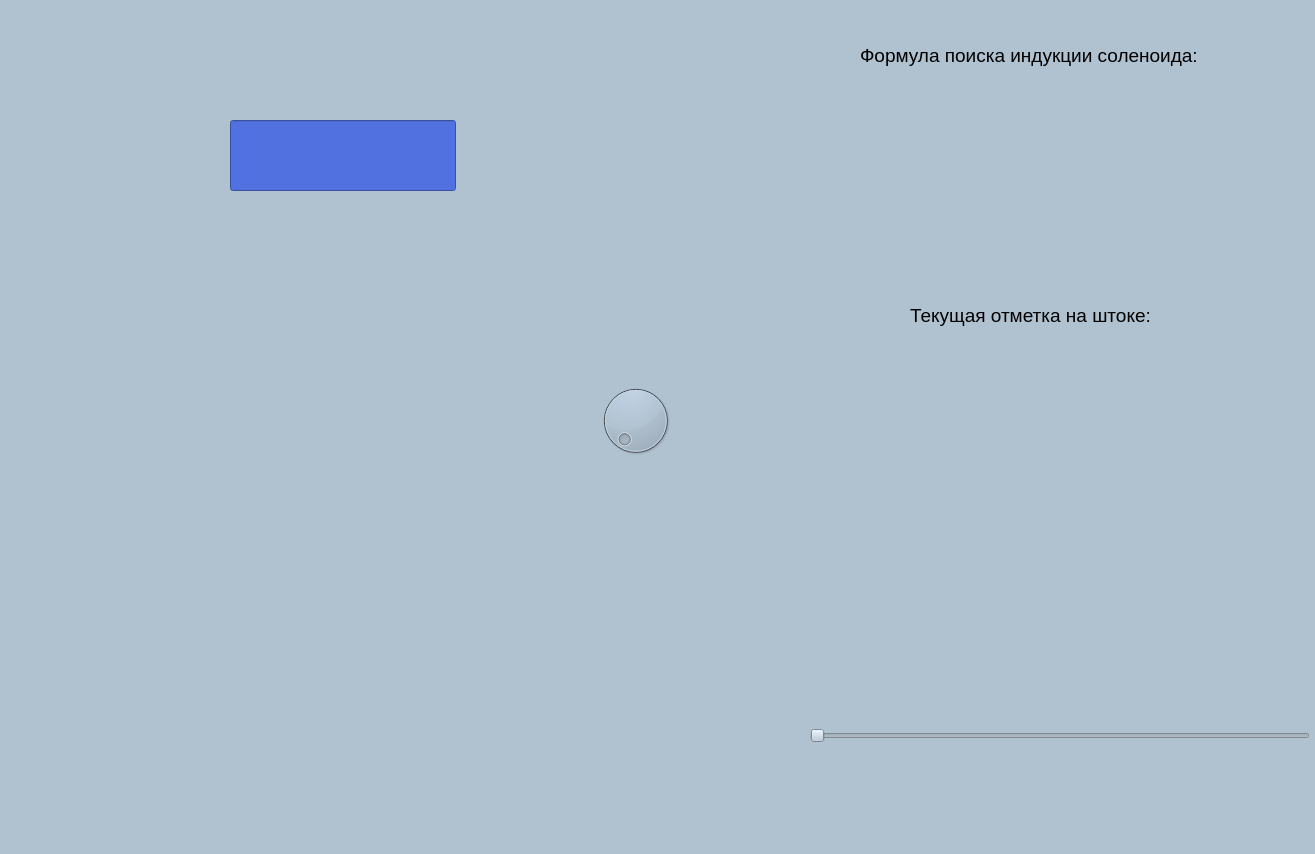
<?xml version="1.0" encoding="UTF-8"?>
<ui version="4.0">
 <class>Laba14</class>
 <widget class="QMainWindow" name="Laba14">
  <property name="geometry">
   <rect>
    <x>0</x>
    <y>0</y>
    <width>1315</width>
    <height>854</height>
   </rect>
  </property>
  <property name="minimumSize">
   <size>
    <width>1315</width>
    <height>854</height>
   </size>
  </property>
  <property name="maximumSize">
   <size>
    <width>1315</width>
    <height>854</height>
   </size>
  </property>
  <property name="windowTitle">
   <string>MainWindow</string>
  </property>
  <property name="layoutDirection">
   <enum>Qt::LeftToRight</enum>
  </property>
  <property name="styleSheet">
   <string notr="true">background-color: rgb(176,193,208);</string>
  </property>
  <widget class="QWidget" name="centralwidget">
   <widget class="QSlider" name="slider_stock">
    <property name="geometry">
     <rect>
      <x>810</x>
      <y>720</y>
      <width>500</width>
      <height>31</height>
     </rect>
    </property>
    <property name="maximumSize">
     <size>
      <width>500</width>
      <height>16777215</height>
     </size>
    </property>
    <property name="minimum">
     <number>-6</number>
    </property>
    <property name="maximum">
     <number>94</number>
    </property>
    <property name="value">
     <number>-6</number>
    </property>
    <property name="sliderPosition">
     <number>-6</number>
    </property>
    <property name="tracking">
     <bool>true</bool>
    </property>
    <property name="orientation">
     <enum>Qt::Horizontal</enum>
    </property>
    <property name="invertedAppearance">
     <bool>false</bool>
    </property>
    <property name="invertedControls">
     <bool>false</bool>
    </property>
    <property name="tickPosition">
     <enum>QSlider::NoTicks</enum>
    </property>
   </widget>
   <widget class="QDial" name="amperDial">
    <property name="geometry">
     <rect>
      <x>570</x>
      <y>380</y>
      <width>131</width>
      <height>81</height>
     </rect>
    </property>
    <property name="maximum">
     <number>10</number>
    </property>
    <property name="singleStep">
     <number>1</number>
    </property>
   </widget>
   <widget class="QLabel" name="shtokValue">
    <property name="geometry">
     <rect>
      <x>970</x>
      <y>390</y>
      <width>121</width>
      <height>120</height>
     </rect>
    </property>
    <property name="font">
     <font>
      <pointsize>16</pointsize>
     </font>
    </property>
    <property name="autoFillBackground">
     <bool>false</bool>
    </property>
    <property name="styleSheet">
     <string notr="true">QLabel { border-radius: 60px;
        
	background-color:rgb(101, 100, 89); }</string>
    </property>
    <property name="text">
     <string>   50.0</string>
    </property>
   </widget>
   <widget class="QLabel" name="label_solenoid">
    <property name="geometry">
     <rect>
      <x>0</x>
      <y>670</y>
      <width>703</width>
      <height>131</height>
     </rect>
    </property>
    <property name="text">
     <string/>
    </property>
    <property name="pixmap">
     <pixmap>../images/laba_14/solenoid.png</pixmap>
    </property>
    <property name="scaledContents">
     <bool>true</bool>
    </property>
   </widget>
   <widget class="QLabel" name="label_stock">
    <property name="geometry">
     <rect>
      <x>170</x>
      <y>690</y>
      <width>498</width>
      <height>91</height>
     </rect>
    </property>
    <property name="maximumSize">
     <size>
      <width>16777215</width>
      <height>16777215</height>
     </size>
    </property>
    <property name="text">
     <string/>
    </property>
    <property name="pixmap">
     <pixmap>../images/laba_14/stock.png</pixmap>
    </property>
    <property name="scaledContents">
     <bool>true</bool>
    </property>
   </widget>
   <widget class="QLabel" name="label_instrumentation">
    <property name="geometry">
     <rect>
      <x>-10</x>
      <y>50</y>
      <width>881</width>
      <height>631</height>
     </rect>
    </property>
    <property name="text">
     <string/>
    </property>
    <property name="pixmap">
     <pixmap>../images/laba_14/pribori.png</pixmap>
    </property>
    <property name="scaledContents">
     <bool>true</bool>
    </property>
   </widget>
   <widget class="QLabel" name="label_stock_head">
    <property name="geometry">
     <rect>
      <x>668</x>
      <y>700</y>
      <width>142</width>
      <height>71</height>
     </rect>
    </property>
    <property name="maximumSize">
     <size>
      <width>150</width>
      <height>16777215</height>
     </size>
    </property>
    <property name="text">
     <string/>
    </property>
    <property name="pixmap">
     <pixmap>../images/laba_14/stock_head.png</pixmap>
    </property>
    <property name="scaledContents">
     <bool>true</bool>
    </property>
   </widget>
   <widget class="QLabel" name="label_lupa">
    <property name="geometry">
     <rect>
      <x>941</x>
      <y>380</y>
      <width>251</width>
      <height>251</height>
     </rect>
    </property>
    <property name="maximumSize">
     <size>
      <width>16777215</width>
      <height>16777215</height>
     </size>
    </property>
    <property name="text">
     <string/>
    </property>
    <property name="pixmap">
     <pixmap>../images/laba_14/lupa.png</pixmap>
    </property>
    <property name="scaledContents">
     <bool>true</bool>
    </property>
   </widget>
   <widget class="QLabel" name="label_shtok_value_inf">
    <property name="geometry">
     <rect>
      <x>910</x>
      <y>300</y>
      <width>301</width>
      <height>31</height>
     </rect>
    </property>
    <property name="font">
     <font>
      <pointsize>14</pointsize>
     </font>
    </property>
    <property name="text">
     <string>Текущая отметка на штоке:</string>
    </property>
   </widget>
   <widget class="QLineEdit" name="mainOut">
    <property name="geometry">
     <rect>
      <x>230</x>
      <y>120</y>
      <width>226</width>
      <height>71</height>
     </rect>
    </property>
    <property name="font">
     <font>
      <family>Times New Roman</family>
      <pointsize>20</pointsize>
      <weight>75</weight>
      <bold>true</bold>
     </font>
    </property>
    <property name="styleSheet">
     <string notr="true">background-color: rgb(80, 113, 223);</string>
    </property>
    <property name="readOnly">
     <bool>true</bool>
    </property>
   </widget>
   <widget class="QLabel" name="label_formula_inf">
    <property name="geometry">
     <rect>
      <x>860</x>
      <y>40</y>
      <width>411</width>
      <height>31</height>
     </rect>
    </property>
    <property name="font">
     <font>
      <pointsize>14</pointsize>
     </font>
    </property>
    <property name="text">
     <string>Формула поиска индукции соленоида:</string>
    </property>
   </widget>
   <widget class="QLabel" name="label_formula">
    <property name="geometry">
     <rect>
      <x>840</x>
      <y>100</y>
      <width>461</width>
      <height>181</height>
     </rect>
    </property>
    <property name="maximumSize">
     <size>
      <width>16777215</width>
      <height>16777215</height>
     </size>
    </property>
    <property name="text">
     <string/>
    </property>
    <property name="pixmap">
     <pixmap>../images/laba_14/formula.png</pixmap>
    </property>
    <property name="scaledContents">
     <bool>true</bool>
    </property>
   </widget>
   <widget class="QWidget" name="verticalLayoutWidget">
    <property name="geometry">
     <rect>
      <x>286</x>
      <y>382</y>
      <width>155</width>
      <height>153</height>
     </rect>
    </property>
    <layout class="QVBoxLayout" name="verticalLayout"/>
   </widget>
   <zorder>label_instrumentation</zorder>
   <zorder>amperDial</zorder>
   <zorder>slider_stock</zorder>
   <zorder>label_stock</zorder>
   <zorder>label_stock_head</zorder>
   <zorder>shtokValue</zorder>
   <zorder>label_shtok_value_inf</zorder>
   <zorder>mainOut</zorder>
   <zorder>label_solenoid</zorder>
   <zorder>label_formula_inf</zorder>
   <zorder>label_formula</zorder>
   <zorder>label_lupa</zorder>
   <zorder>verticalLayoutWidget</zorder>
  </widget>
  <widget class="QMenuBar" name="menubar">
   <property name="geometry">
    <rect>
     <x>0</x>
     <y>0</y>
     <width>1315</width>
     <height>21</height>
    </rect>
   </property>
  </widget>
  <widget class="QStatusBar" name="statusbar"/>
 </widget>
 <resources/>
 <connections/>
</ui>
